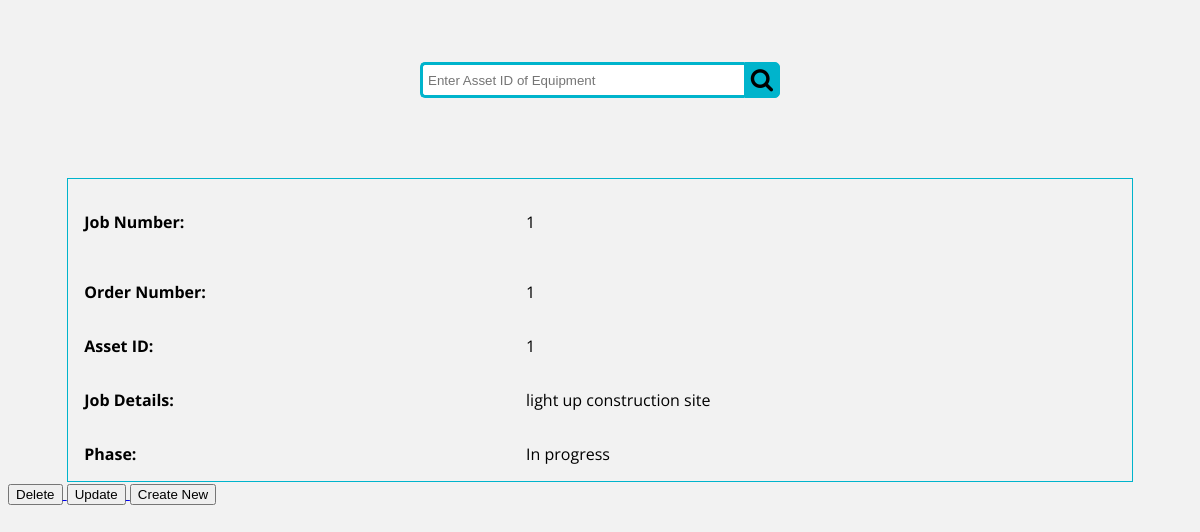
The page /rental/job_details/1/ on the database its author committed.
### rentalsite/models.py (models this page shows, shortened)
class Job(models.Model):
    jobnum = models.CharField(max_length=200)
    ordernum = models.CharField(max_length=200)
    assetid = models.CharField(max_length=200)
    jobdetails = models.CharField(max_length=200)
    phase = models.CharField(max_length=200)

### rentalsite/views.py (the view)
# urls.py: path('job_details/<int:pk>/', views.JobListDetail.as_view(), name='job_details'),
class JobListDetail(DetailView):
    model = Job
    template_name = 'rentalsite/job_details.html'
    context_object_name = 'job_details'

### rentalsite/templates/rentalsite/Job_details.html (shortened to what this page needs)
<!DOCTYPE html>
<html>
<link rel="stylesheet" href="https://cdnjs.cloudflare.com/ajax/libs/font-awesome/4.7.0/css/font-awesome.min.css">
<body>
<div class="wrap">
   <div class="search">
      <input type="text" class="searchTerm" placeholder="Enter Asset ID of Equipment">
      <button type="submit" class="searchButton">
        <i style= "font-size:24px" class="fa">&#xf002;</i>
     </button>
   </div>
</div>
<table class="center">
  <tr>
    <th scope="row">Job Number:</th>
    <td><p>{{ job_details.jobnum }}</p></td>
  </tr>
  <tr>
   <th scope="row">Order Number:</th>
    <td>{{ job_details.ordernum }}</td>
  </tr>
  <tr>
    <th scope="row">Asset ID:</th>
    <td>{{ job_details.assetid}}</td>
  </tr>
  <tr>
    <th scope="row">Job Details:</th>
    <td>{{ job_details.jobdetails }}</td>
  </tr>
    <tr>
    <th scope="row">Phase:</th>
    <td>{{ job_details.phase }}</td>
  </tr>
</table>
<a href="job_delete" >
    <input type="submit" value="Delete">
    </a>
<a href="job_update">
    <input type="submit" value="Update">
    </a>
<a href="http://127.0.0.1:8000/rental/job_create/">
    <input type="submit" value="Create New">
    </a>
    </body>
</html>

### rentalsite/templates/rentalsite/Job_details.html (style rules this page uses)
body { background: #f2f2f2; font-family: 'Open Sans', sans-serif; }
.search { width: 100%; position: relative; display: flex; }
.searchTerm { width: 100%; border: 3px solid #00B4CC; border-right: none; padding: 5px; height: 20px; border-radius: 5px 0 0 5px; outline: none; color: #9DBFAF; }
.searchButton { width: 40px; height: 36px; border: 1px solid #00B4CC; background: #00B4CC; text-align: center; color: ; border-radius: 0 5px 5px 0; cursor: pointer; font-size: 20px; }
.wrap { width: 30%; position: absolute; top: 10%; left: 50%; transform: translate(-50%, -50%); }
table { border-collapse: collapse; width: 90%; border: 1px solid #00B4CC; }
th, td { text-align: left; padding: 16px; }
.center { margin-left: auto; margin-right: auto; margin-top: 15%; }

### rows shown on the page
Job: jobnum "1", ordernum "1", assetid "1", jobdetails "light up construction site", phase "In progress"
